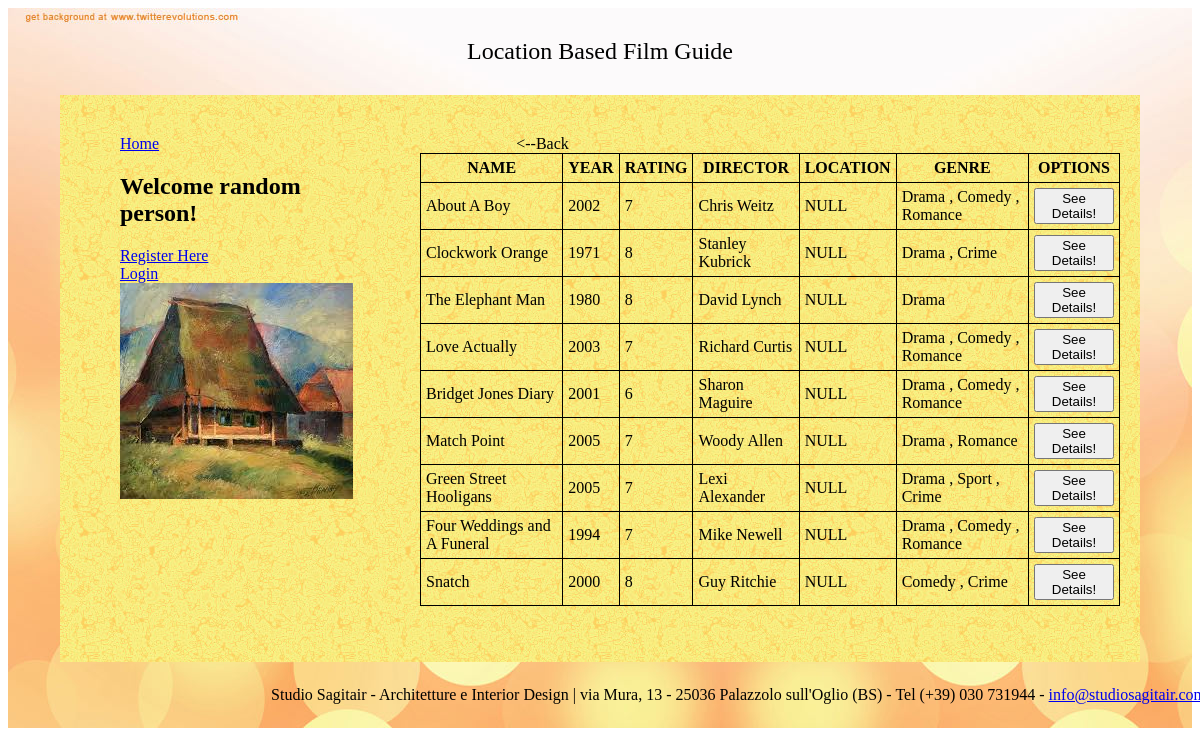
The page /films/top_rated/ on the database as committed earlier.
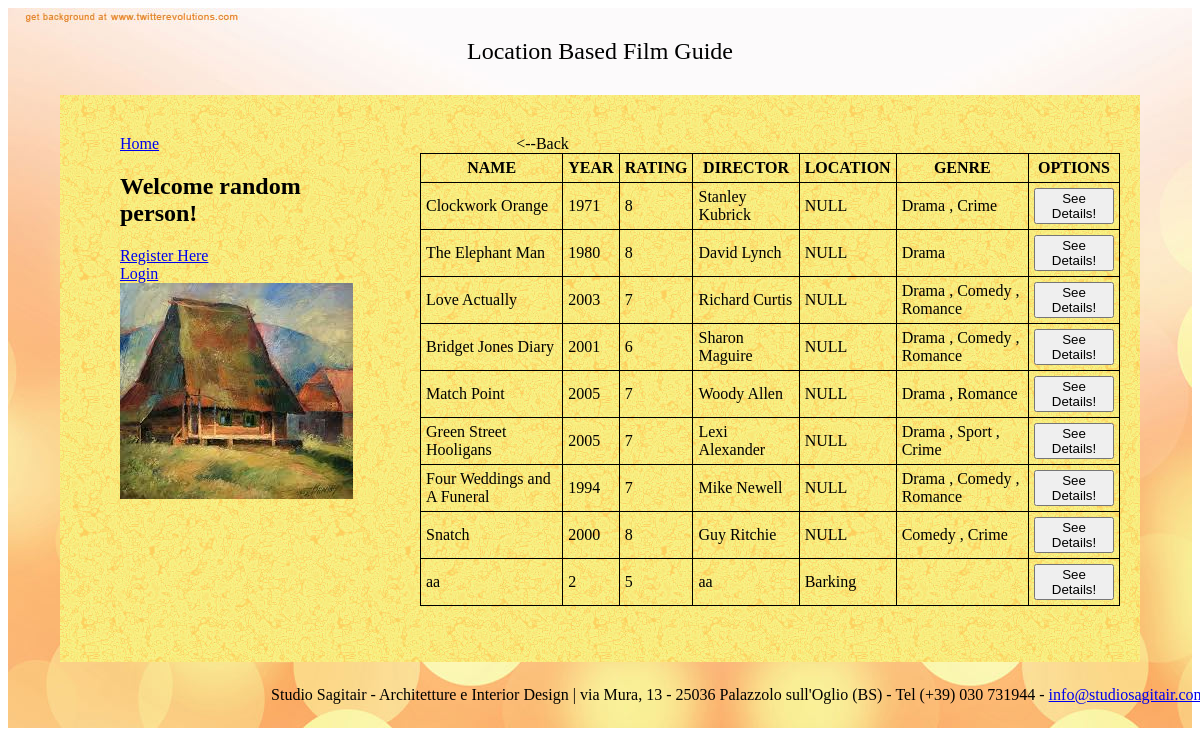
The same page on the database as committed later.
### films/models.py (models this page shows, shortened)
class Film(models.Model):
    film_name = models.CharField(max_length=200)
    year = models.IntegerField()
    rate = models.IntegerField()
    director = models.CharField(max_length=200)
    imdb_link = models.CharField(max_length=200)
    display = models.IntegerField()
    film_location = models.ForeignKey(Borough)
    film_genre = models.ManyToManyField(Genre) # kendisi intersection table yaratiyor.

class Borough(models.Model):
    borough_name = models.CharField(max_length=200)
    zone_number = models.IntegerField()
    def __unicode__(self):
        return self.borough_name

class Genre(models.Model):
    genre_name = models.CharField(max_length = 200)
    def __unicode__(self):
        return self.genre_name

### templates/films/toprated.html (shortened to what this page needs)
{% extends "base.html"%}
{% block content %}
<a id="back" onClick="javascript:history.go(-1);">&lt;--Back</a>
	<form action="/films/filmOptions/" method="get">
		<table >
			<tr>
				<th>NAME</th>
				<th>YEAR</th>
				<th>RATING</th>
				<th>DIRECTOR</th>
				<th>LOCATION</th>
				<th>GENRE</th>
				<th>OPTIONS</th>
			</tr>
			{% for film in object_list %}
			<tr>
				<td>{{film.film_name}}</td>
				<td>{{film.year}}</td>
				<td>{{film.rate}}</td>
				<td>{{film.director}}</td>
				<td>{{film.film_location}}</td>
				<td>{% for g in film.film_genre.all %}{{ g}}
					{% if not forloop.last %},
					{% endif %}
					{% endfor %}</td>
				<td><button name="film_but" type="submit" value="{{film.pk}}">See Details!</button>
				</td>
			</tr>
			{% endfor %}
		</table>
	</form>
{% endblock %}

### templates/base.html (shortened to what this page needs)
<html lang="en">
<head>
</head>
<body>
    <div id="container">
        <div id="header"> {% block header %} Location Based Film Guide {% endblock %}
        </div>
        <div id="main">
            <div id="leftsidebar">
                {% block sidebar %}
                <a href="/">Home</a>
                {% if user.is_authenticated %}
                <h2>Welcome {{ user.username }}!</h2>
                <a href="/users/user_logout/">Log out</a></br>
                <a href="/users/user_update_info/">Update your account</a>
                {% else %}
                <h2>Welcome random person!</h2>
                <a href="/users/register/">Register Here</a></br>
                <a href="/users/user_login/">Login</a>
                {% endif %}
                {% load staticfiles %}
                <img src = "{% static "images/lele.jpg" %}" alt="My image" />
                {% endblock %}
            </div>
            <div id="content">
                {% block content %}{% endblock %}
            </div>
        </div>
        <div id="footer">
            {% include "footer.html" %}
        </div>
    </div>
</body>
</html>

### templates/footer.html
<p class="footerInfo">
	Studio Sagitair - Architetture e Interior Design | via Mura, 13 - 25036 Palazzolo sull'Oglio (BS) - Tel (+39) 030 731944  -
	<a href="mailto:info@studiosagitair.com">info@studiosagitair.com</a>
</p>

### templates/films/toprated.html (style rules this page uses)
table,th,td { border:1px solid black; border-collapse:collapse; }
th,td { padding:5px; }
th { text-align:center; font-style: bold; }
#back { margin-right:455; }

Rows that differ between the two databases and show on the page:
no longer on this page (row edited): Film: film_name "About A Boy", year "2002", rate "7", director "Chris Weitz", film_location "NULL", {{ film.pk }} 1 (drawn), Genre (genre_name "Drama"), Genre (genre_name "Comedy"), Genre (genre_name "Romance")
added Film: film_name "aa", year "2", rate "5", director "aa", film_location "Barking", {{ film.pk }} 11 (drawn)
